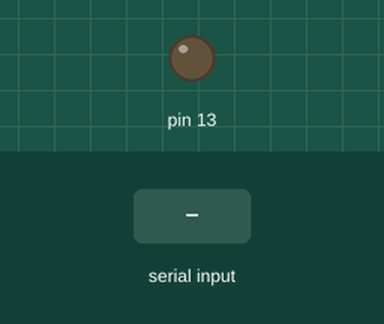
Bench run of a sketch on a simulated Arduino Uno, built with avr-gcc and run on an emulated ATmega328P. On the bench: output pins drawn as LEDs (lit = HIGH). Dashed ring = blinking. Inputs (shaded band) come from the test bench.

Above: at 1.2 s.
1.3 s: "1" received over Serial
At 1.51 s:
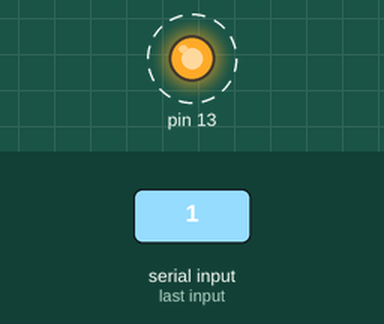
Timing chart, 0 to 10.3 s (numbered marks = the images above; inputs shaded):
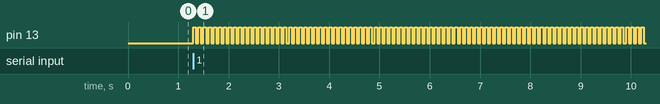

Measured:
- after the input at 1.3 s, pin 13: alternates HIGH for 0.05 s and LOW for 0.05 s, starting at once

The sketch:

sketch_jul12a.ino
```cpp
void setup() {
  // put your setup code here, to run once:
  pinMode(13,OUTPUT);
  Serial.begin(9600);

}

byte inputData;
void loop() {
  // シリアルデータを受信したら処理を実行する
  if (Serial.available() > 0) {
    inputData = Serial.read();
    switch(inputData){
      case '1':
      for (int i = 0; i<100; i++){
        digitalWrite(13, HIGH);
        delay(50);
        digitalWrite(13,LOW);
        delay(50);
      }
    }
  }
}
```
